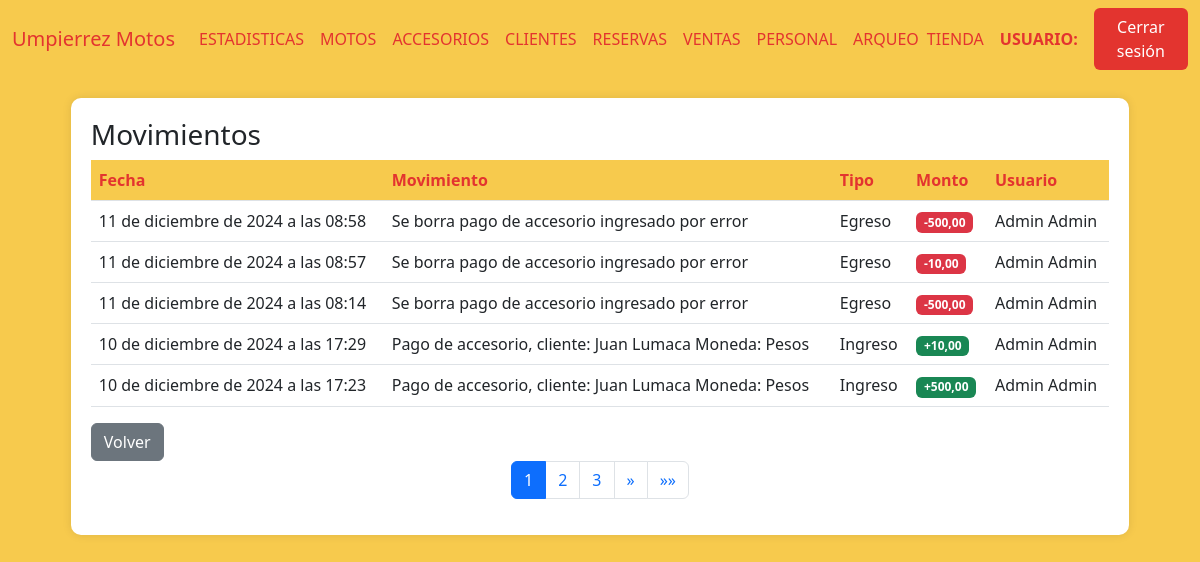
The page /movimientos_caja/9 (signed in) on the database as committed earlier.
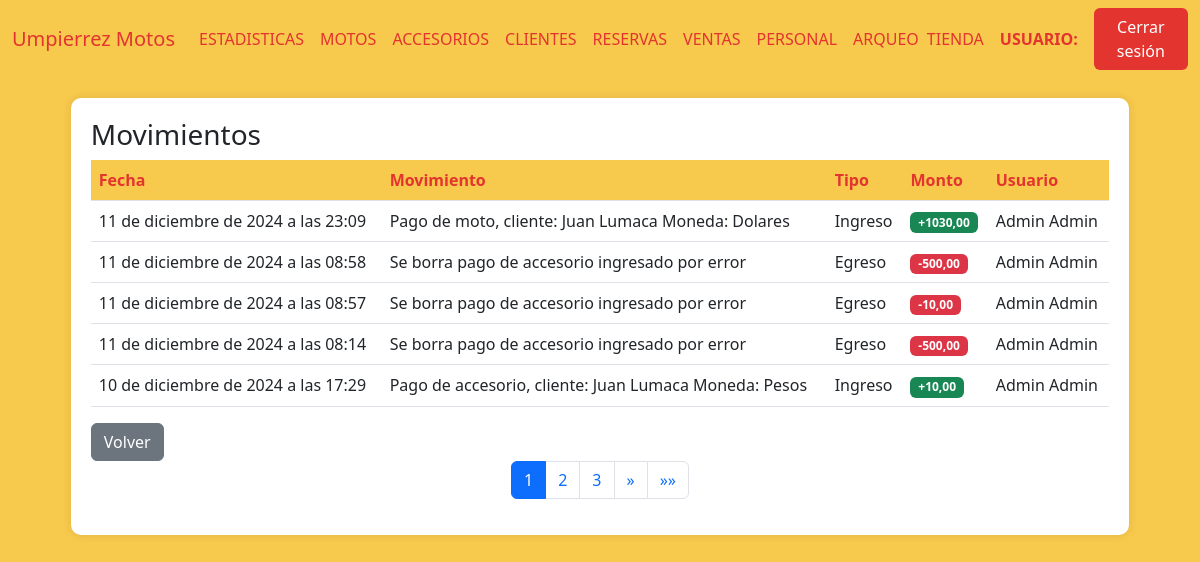
The same page on the database as committed later.
### AppUM/models.py (models this page shows)
class Movimientos(models.Model):
    fecha = models.DateTimeField()
    movimiento = models.TextField(null=True, blank=True)
    tipo = models.CharField(max_length=10)
    monto = models.DecimalField(max_digits=10, decimal_places=2)
    caja = models.ForeignKey(Caja, related_name='movimiento_caja', on_delete=models.CASCADE)
    usuario = models.ForeignKey(Personal, related_name='usuario_movimiento', on_delete=models.CASCADE)

### AppUM/decorators.py (the view)
    def _wrapped_view(request, *args, **kwargs):
        user = request.user
        if user.is_authenticated:
            usuario_consulta = Personal.objects.filter(usuario=user.username).first()
            if usuario_consulta:
                if Administrativo.objects.filter(personal_ptr_id=usuario_consulta.id,activo=1).exists():
                    return view_func(request, *args, **kwargs)
                else:
                    raise PermissionDenied
            else:
                return view_func(request, *args, **kwargs)
        else:
            return redirect('Login')  # Redirigir al login si no está autenticado

### AppUM/functions.py (called while the page is built)
def funcion_paginas_varias(req,instancia_model):
    paginator = Paginator(instancia_model, 5)  # 5 motos por página
    page_number = req.GET.get('page')  # Obtiene el número de página desde la URL
    page_obj = paginator.get_page(page_number)
    return page_obj

### AppUM/views.py (called while the page is built)
@admin_required
def movimientos_caja(req,id_caja):
    try:
        movimientos = Movimientos.objects.filter(caja_id=id_caja).order_by('-fecha')
        data = []
        for movimiento in movimientos:
            usuario = Personal.objects.get(id=movimiento.usuario_id)
            data.append({
                "movimiento":movimiento,
                "descripcion":movimiento.movimiento if movimiento.movimiento else "Sin descripción",
                "usuario":usuario.nombre + " " + usuario.apellido
            })
        page_obj = funcion_paginas_varias(req,data)
        return render(req, "perfil_administrativo/arqueos/movimientos.html", {"page_obj": page_obj})
    except Exception as e:
        return render(req,"perfil_administrativo/arqueos/movimientos.html",{"error_message":e})

### AppUM/templates/perfil_administrativo/arqueos/movimientos.html (shortened to what this page needs)
{% extends "perfil_administrativo/padre_perfil_administrativo.html" %}
{% load static %}
{% block contenidoQueCambia %}
<link href="https://cdnjs.cloudflare.com/ajax/libs/font-awesome/6.0.0/css/all.min.css" rel="stylesheet">
<link href="https://cdn.jsdelivr.net/npm/bootstrap-icons@1.10.0/font/bootstrap-icons.css" rel="stylesheet">
<div class="table-container" id="inventarios">
    <h3>Movimientos</h3>
    <table class="table">
        <thead>
            <tr>
                <th>Fecha</th>
                <th>Movimiento</th>
                <th>Tipo</th>
                <th>Monto</th>
                <th>Usuario</th>
            </tr>
        </thead>
        <tbody>
            {% if page_obj %}
                {% for movimiento in page_obj %}
                <tr>
                    <td>{{ movimiento.movimiento.fecha }}</td>
                    <td>{{ movimiento.descripcion }}</td>
                    <td>{{ movimiento.movimiento.tipo }}</td>
                    <td>
                        {% if movimiento.movimiento.tipo == "Egreso" %}
                        <span class="badge bg-danger">-{{ movimiento.movimiento.monto }}</span>
                        {% else %}
                        <span class="badge bg-success">+{{ movimiento.movimiento.monto }}</span>
                        {% endif %}
                    </td>
                    <td>{{ movimiento.usuario }}</td>
                </tr>
                {% endfor %}
            {% else %}
                <tr>
                    <td colspan="9" class="text-center text-muted">
                        No hay registros de movimientos disponibles en esta caja.
                    </td>
                </tr>
            {% endif %}
        </tbody>
    </table>
    <a href="{% url 'Arqueos' %}" class="btn btn-secondary">Volver</a>
    <nav aria-label="Page navigation">
        <ul class="pagination justify-content-center">
            {% for num in page_obj.paginator.page_range %}
            <li class="page-item {% if page_obj.number == num %}active{% endif %}">
                <a class="page-link" href="?page={{ num }}">{{ num }}</a>
            </li>
            {% endfor %}
            {% if page_obj.has_next %}
            <li class="page-item">
                <a class="page-link" href="?page={{ page_obj.next_page_number }}" aria-label="Siguiente">
                    <span aria-hidden="true">&raquo;</span>
                </a>
            </li>
            <li class="page-item">
                <a class="page-link" href="?page={{ page_obj.paginator.num_pages }}" aria-label="Última">
                    <span aria-hidden="true">&raquo;&raquo;</span>
                </a>
            </li>
            {% endif %}
        </ul>
    </nav>
</div>
{% endblock %}

Rows that differ between the two databases and show on the page:
no longer on this page (row unchanged): Movimientos: movimiento.fecha "10 de diciembre de 2024 a las 17:23", descripcion "Pago de accesorio, cliente: Juan Lumaca Moneda: Pesos", movimiento.tipo "Ingreso", movimiento.monto "500,00", usuario "Admin Admin"
added Movimientos: movimiento.fecha "11 de diciembre de 2024 a las 23:09", descripcion "Pago de moto, cliente: Juan Lumaca Moneda: Dolares", movimiento.tipo "Ingreso", movimiento.monto "1030,00", usuario "Admin Admin"
